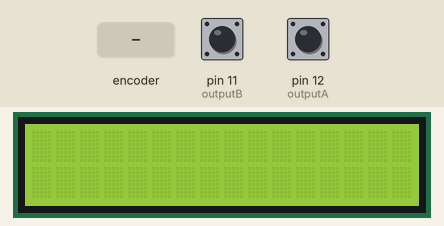
Recording of a sketch running on a simulated Arduino Uno, built with avr-gcc and run on an emulated ATmega328P. Shown: 16×2 character LCD. The test bench sets the inputs (shaded band); at power-on: pin 11 (outputB) HIGH, pin 12 (outputA) HIGH. What the sketch prints to the serial monitor is not drawn.

Above: at 1.2 s.
1.3 s: rotary encoder on pin 12 (outputA) / pin 11 (outputB) turned 3 steps (first pin leading)
At 2.1 s:
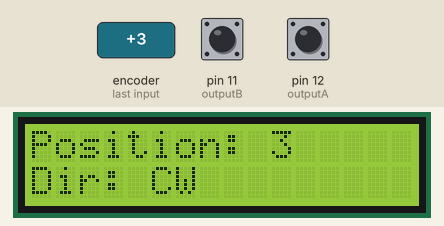
3.4 s: rotary encoder on pin 12 (outputA) / pin 11 (outputB) turned 2 steps (second pin leading)
At 4.5 s:
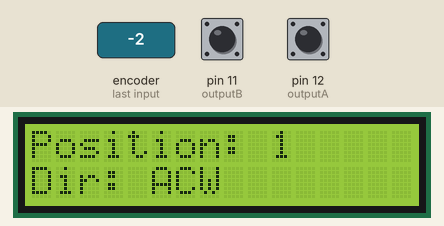
5.3 s: rotary encoder on pin 12 (outputA) / pin 11 (outputB) turned 3 steps (first pin leading)
At 6.3 s:
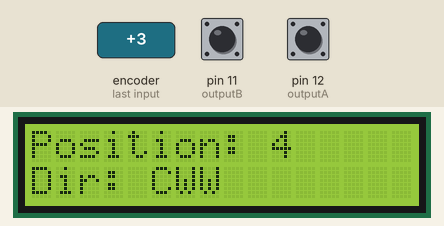
Timing chart, 0 to 8.3 s (numbered marks = the images above; inputs shaded):
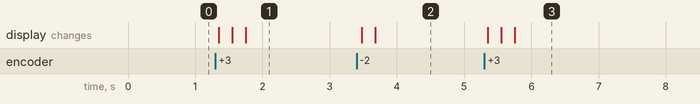

Measured:
- after the input at 1.3 s, the display: first changes after 0.05 s (image 1 shows a later state)
- after the input at 3.4 s, the display: first changes after 0.08 s (image 2 shows a later state)
- after the input at 5.3 s, the display: first changes after 0.05 s (image 3 shows a later state)

The sketch:

Test_Enco_Dir.ino
```cpp
////// Testing Encoder Direction ////////////////////////////
#include <LiquidCrystal.h>
#define outputA 12
#define outputB 11
LiquidCrystal lcd (3,4,5,6,7,8);
int counter = 0;
int currentStateA;
int lastStateA;
String currentDir ="";
void setup() {
  pinMode(outputA,INPUT);
  pinMode(outputB,INPUT);
  Serial.begin(9600);
  lcd.begin(16,2);
  lcd.clear();
  lcd.setCursor(0, 0);
  lastStateA = digitalRead(outputA);
}
void loop() {
  currentStateA = digitalRead(outputA);
  if (currentStateA != lastStateA  && currentStateA == 1){
    if (digitalRead(outputB) != currentStateA) {
      counter ++;
      currentDir ="CW";
    } else {
      counter --;
      currentDir ="ACW";
    }
    Serial.print("Direction: ");
    Serial.print(currentDir);
    Serial.print(" | Counter: ");
    Serial.println(counter);
    lcd.setCursor(0, 0);
    lcd.print("Position: ");
    lcd.setCursor(10, 0);
    lcd.print(counter);
    lcd.setCursor(0, 1);
    lcd.print("Dir: ");
    lcd.setCursor(5, 1);
    lcd.print(currentDir);
  }
  lastStateA = currentStateA;
  delay(1);
}
```
